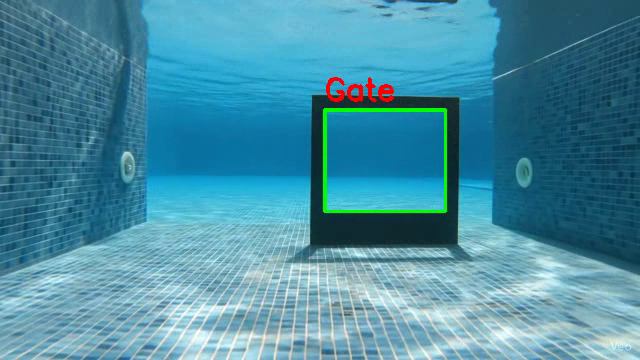
#> input picture frame 10 of Output/contours_video_3.mp4, 640 x 360 px, given in place of vid_3.mp4, which was not available
$ python video_capture.py
#> lines starting #> are read from the running program, lines starting #| are printed output that depends on the picture; after the words box and inside, x2 and y2 are one past the last pixel; in counts of white or black regions, pixels touching at a corner belong together; pictures that were not available may be replaced by others from this repository, and a replacement may not be noted
### pre_processing.py
import cv2

d = 3
sigma = 60

def getContouredImage(frame):
    image = frame.copy()
    h_i, w_i = image.shape[:2]
    gray = cv2.cvtColor(image, cv2.COLOR_BGR2GRAY)
    blur = blur_bilateral(gray)
    thresh = canny(blur)

    contours, _ = cv2.findContours(thresh, cv2.RETR_TREE, cv2.CHAIN_APPROX_SIMPLE)

    # cv2.drawContours(image, contours, -1, (0, 0, 255), 2)

    for cnt in contours:

        peri = cv2.arcLength(cnt, True)
        approx = cv2.approxPolyDP(cnt, 0.02 * peri, True)

        x, y, w, h = cv2.boundingRect(approx)
        # cv2.rectangle(image, (x, y), (x+w, y+h), (255, 72, 72), 4)

        # Shape classification
        sides = len(approx)
        area = cv2.contourArea(cnt)

        if sides == 4 and area >= (h_i*w_i)*0.05:
            shape = "Gate"
            cv2.rectangle(image, (x, y), (x+w, y+h), (0, 255, 0), 2)
            cv2.putText(image, shape, (x, y - 10),
                        cv2.FONT_HERSHEY_SIMPLEX, 1, (0, 0, 255), 2)

    return image

def canny(image):
    return cv2.Canny(image, 60, 120)

def blur_bilateral(image):
    return cv2.bilateralFilter(image, d, sigma, sigma)

def preprocess(image):
    image = blur_bilateral(image)
    image = canny(image)

    return image

### video_capture.py
import os
import cv2
from pre_processing import preprocess, getContouredImage

video_path = r"Input/vid_3.mp4"
out_contours_path = r"Output/contours_video_3.mp4"
os.makedirs(os.path.dirname(out_contours_path), exist_ok=True)

cap = cv2.VideoCapture(video_path)
if not cap.isOpened():
    raise RuntimeError(f"Cannot open video: {video_path}")

# Try to read fps from input, fallback to 25 if unavailable
fps = cap.get(cv2.CAP_PROP_FPS)
if fps == 0 or fps is None or fps != fps:  # check for NaN
    fps = 25.0

clahe = cv2.createCLAHE(24, (8, 8))

def resize_frame(frame, resize_factor=0.7):
    return cv2.resize(frame, None, fx=resize_factor, fy=resize_factor, interpolation=cv2.INTER_AREA)

def clahe_on_lab(bgr):
    lab = cv2.cvtColor(bgr, cv2.COLOR_BGR2LAB)
    l, a, b = cv2.split(lab)
    clahe_local = cv2.createCLAHE(clipLimit=2.0, tileGridSize=(8,8))
    l2 = clahe_local.apply(l)
    lab2 = cv2.merge((l2, a, b))
    bgr2 = cv2.cvtColor(lab2, cv2.COLOR_LAB2BGR)
    return bgr2

# Read one frame to determine output size (after resize)
ret, sample = cap.read()
#> sample is the input picture: shape (360, 640, 3); mean B, G, R 163.2, 141.9, 73.4
if not ret:
    raise RuntimeError("Input video contains no frames")

sample = resize_frame(sample, 0.5)
#> in resize_frame, `return cv2.resize(frame, None, fx=resize_factor, fy=resize_factor, int..`:
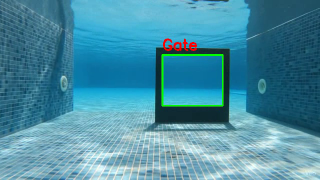
#> returned value: shape (180, 320, 3); mean of channels 0, 1, 2 163.3, 142, 73.5; drawn as B, G, R
h, w = sample.shape[:2]
#> h = 180; w = 320
frame_size = (w, h)
#> frame_size = (320, 180)

# Setup VideoWriter for contour frames (mp4)
fourcc = cv2.VideoWriter_fourcc(*"mp4v")
out_contours = cv2.VideoWriter(out_contours_path, fourcc, fps, frame_size, True)

# If you want to also write original video uncomment below:
# out_original = cv2.VideoWriter(r"Output/original_video.mp4", fourcc, fps, frame_size, True)

# Reset capture to start
cap.set(cv2.CAP_PROP_POS_FRAMES, 0)

frame_index = 1
while True:
    ret, frame = cap.read()
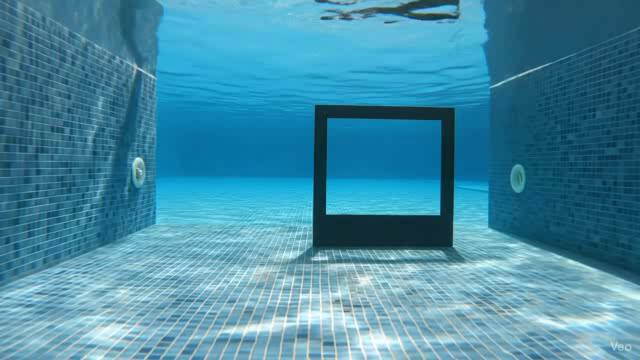
#> input picture frame 0 of Output/contours_video_3.mp4, 640 x 360 px, given in place of vid_3.mp4, which was not available
#> frame is the input picture: shape (360, 640, 3); mean B, G, R 165, 140, 68.5
    if not ret:
        break

    frame = resize_frame(frame, 0.5)
#> call 2 of resize_frame, with resize_factor = 0.5
#> in resize_frame (call 2), `return cv2.resize(frame, None, fx=resize_factor, fy=resize_factor, int..`:
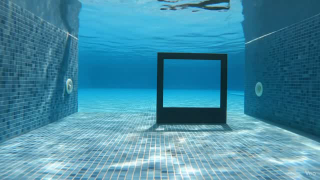
#> returned value: shape (180, 320, 3); mean of channels 0, 1, 2 165.1, 140.2, 68.6; drawn as B, G, R
    gray = cv2.cvtColor(frame, cv2.COLOR_BGR2GRAY)
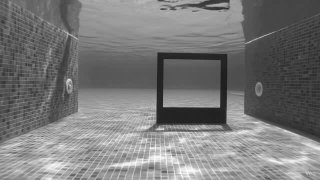
#> gray: shape (180, 320); min 27, max 253, mean 121.6

    preprocessed = preprocess(gray)          # your existing function
#> in canny, `return cv2.Canny(image, 60, 120)`:
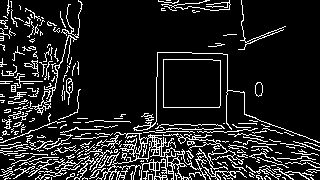
#> returned value: shape (180, 320); 13.2% white in thin lines or dots
    contours_img = getContouredImage(frame)  # your existing function
#> in getContouredImage, `contours, _ = cv2.findContours(thresh, cv2.RETR_TREE, cv2.CHAIN_APPROX..`: contours = 314 contours, 281 with area under 20; largest, box (x1, y1, x2, y2) and area: (163, 59, 221, 108) 2727, (163, 59, 221, 108) 2725, (166, 134, 247, 180) 376, (96, 132, 180, 180) 318, (32, 35, 77, 115) 192
#> the loop in getContouredImage, `for cnt in contours: ` made 314 passes
#> (peri, x, y, w, h, sides, area) on passes 27, 32, 51: (170.5, 272, 169, 42, 11, 9, 21), (117, 246, 165, 35, 15, 12, 47.5), (228.9, 140, 159, 28, 21, 10, 107)

    # ensure contours_img is 3-channel BGR so VideoWriter can write it
    if len(contours_img.shape) == 2 or contours_img.shape[2] == 1:
        contours_bgr = cv2.cvtColor(contours_img, cv2.COLOR_GRAY2BGR)
    else:
        contours_bgr = contours_img

    # If sizes mismatch (just in case), resize contours to match
    if (contours_bgr.shape[1], contours_bgr.shape[0]) != frame_size:
        contours_bgr = cv2.resize(contours_bgr, frame_size, interpolation=cv2.INTER_AREA)

    # Show windows (optional)
    cv2.imshow("Underwater gate", frame)
    cv2.imshow("Underwater gray", gray)
    cv2.imshow("Preprocessed", preprocessed)
    cv2.imshow("Contours", contours_bgr)

    # Write contours frame to output video
    out_contours.write(contours_bgr)

    # Optionally write original frame
    # out_original.write(frame)

    frame_index += 1
    if cv2.waitKey(25) & 0xFF == ord('q'):
#> (key q is pressed here)
        break

cap.release()
out_contours.release()
# out_original.release()
cv2.destroyAllWindows()
print(f"Saved contours video to {out_contours_path}")

$ run again, starting later in the video
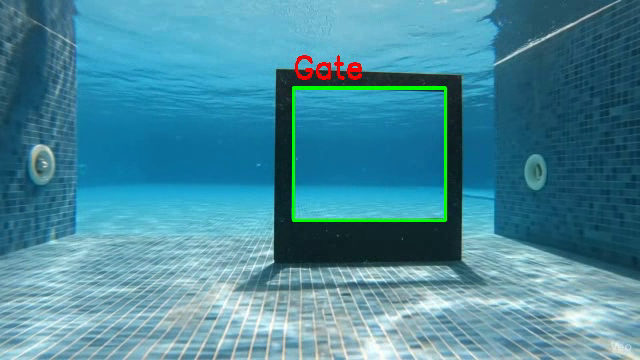
#> input picture frame 47 of Output/contours_video_3.mp4, 640 x 360 px, given in place of vid_3.mp4, which was not available
#> sample is the input picture: shape (360, 640, 3); mean B, G, R 157.2, 138.3, 72.1
#> in resize_frame, `return cv2.resize(frame, None, fx=resize_factor, fy=resize_factor, int..`:
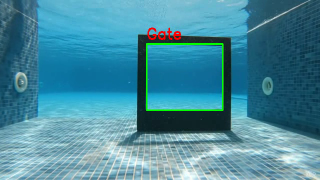
#> returned value: shape (180, 320, 3); mean of channels 0, 1, 2 157.3, 138.4, 72.2; drawn as B, G, R
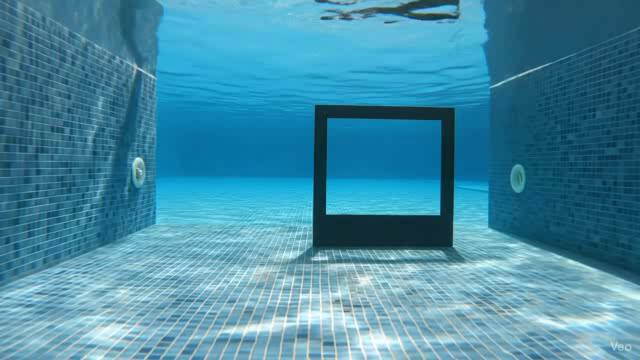
#> input picture frame 0 of Output/contours_video_3.mp4, 640 x 360 px, given in place of vid_3.mp4, which was not available
#> frame is the input picture: shape (360, 640, 3); mean B, G, R 165, 140, 68.5
#> contours = 314 contours, 281 with area under 20; largest, box (x1, y1, x2, y2) and area: (163, 59, 221, 108) 2727, (163, 59, 221, 108) 2725, (166, 134, 247, 180) 376, (96, 132, 180, 180) 318, (32, 35, 77, 115) 192
#> the loop in getContouredImage, `for cnt in contours: ` made 314 passes
#> (peri, x, y, w, h, sides, area) on passes 27, 32, 51: (170.5, 272, 169, 42, 11, 9, 21), (117, 246, 165, 35, 15, 12, 47.5), (228.9, 140, 159, 28, 21, 10, 107)

$ run again, starting later in the video
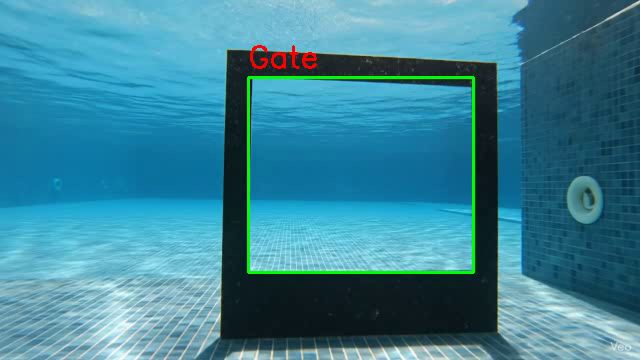
#> input picture frame 84 of Output/contours_video_3.mp4, 640 x 360 px, given in place of vid_3.mp4, which was not available
#> sample is the input picture: shape (360, 640, 3); mean B, G, R 151.8, 131.5, 58.9
#> in resize_frame, `return cv2.resize(frame, None, fx=resize_factor, fy=resize_factor, int..`:
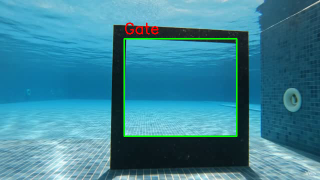
#> returned value: shape (180, 320, 3); mean of channels 0, 1, 2 152, 131.7, 59.1; drawn as B, G, R
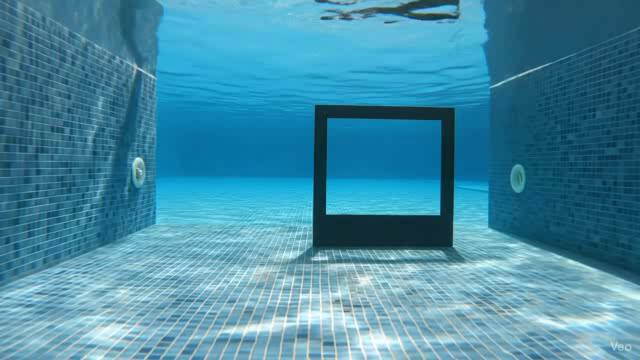
#> input picture frame 0 of Output/contours_video_3.mp4, 640 x 360 px, given in place of vid_3.mp4, which was not available
#> frame is the input picture: shape (360, 640, 3); mean B, G, R 165, 140, 68.5
#> contours = 314 contours, 281 with area under 20; largest, box (x1, y1, x2, y2) and area: (163, 59, 221, 108) 2727, (163, 59, 221, 108) 2725, (166, 134, 247, 180) 376, (96, 132, 180, 180) 318, (32, 35, 77, 115) 192
#> the loop in getContouredImage, `for cnt in contours: ` made 314 passes
#> (peri, x, y, w, h, sides, area) on passes 27, 32, 51: (170.5, 272, 169, 42, 11, 9, 21), (117, 246, 165, 35, 15, 12, 47.5), (228.9, 140, 159, 28, 21, 10, 107)
